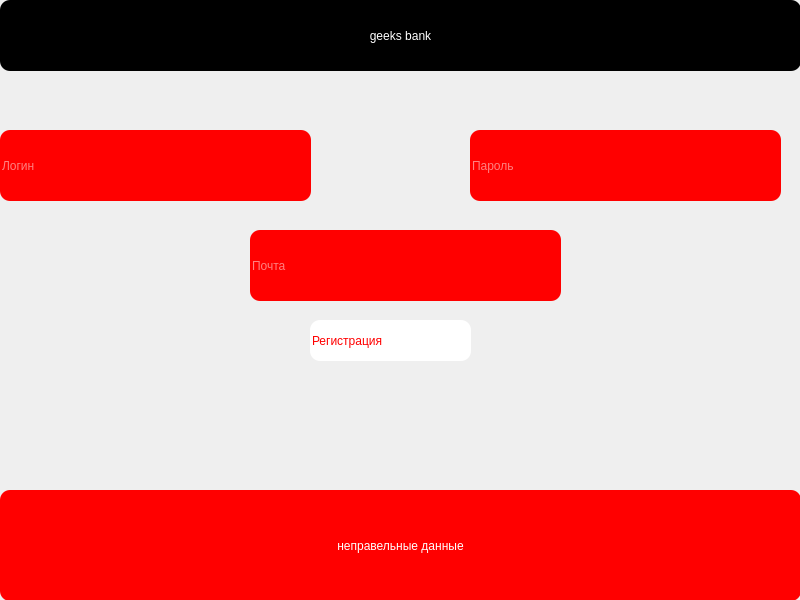
<?xml version="1.0" encoding="UTF-8"?>
<ui version="4.0">
 <class>Form</class>
 <widget class="QWidget" name="Form">
  <property name="geometry">
   <rect>
    <x>0</x>
    <y>0</y>
    <width>800</width>
    <height>600</height>
   </rect>
  </property>
  <property name="windowTitle">
   <string>Form</string>
  </property>
  <widget class="QLabel" name="label_2">
   <property name="geometry">
    <rect>
     <x>0</x>
     <y>0</y>
     <width>801</width>
     <height>71</height>
    </rect>
   </property>
   <property name="styleSheet">
    <string notr="true">color: white;
font: 28pt &quot;MS Shell Dlg 2&quot;;

background-color: black;
border-radius: 10px;

</string>
   </property>
   <property name="text">
    <string>geeks bank</string>
   </property>
   <property name="alignment">
    <set>Qt::AlignCenter</set>
   </property>
  </widget>
  <widget class="QLineEdit" name="login">
   <property name="geometry">
    <rect>
     <x>0</x>
     <y>130</y>
     <width>311</width>
     <height>71</height>
    </rect>
   </property>
   <property name="styleSheet">
    <string notr="true">color: white;
font: 16pt &quot;MS Shell Dlg 2&quot;;


background-color: red;
border-radius: 10px;
</string>
   </property>
   <property name="placeholderText">
    <string>Логин</string>
   </property>
  </widget>
  <widget class="QLineEdit" name="password">
   <property name="geometry">
    <rect>
     <x>470</x>
     <y>130</y>
     <width>311</width>
     <height>71</height>
    </rect>
   </property>
   <property name="styleSheet">
    <string notr="true">color: white;
font: 16pt &quot;MS Shell Dlg 2&quot;;


background-color: red;
border-radius: 10px;
</string>
   </property>
   <property name="placeholderText">
    <string>Пароль</string>
   </property>
  </widget>
  <widget class="QLineEdit" name="signin">
   <property name="geometry">
    <rect>
     <x>310</x>
     <y>320</y>
     <width>161</width>
     <height>41</height>
    </rect>
   </property>
   <property name="styleSheet">
    <string notr="true">color: red;
font: 16pt &quot;MS Shell Dlg 2&quot;;


background-color: white;
border-radius: 10px;
</string>
   </property>
   <property name="text">
    <string>Регистрация</string>
   </property>
  </widget>
  <widget class="QLabel" name="error">
   <property name="geometry">
    <rect>
     <x>0</x>
     <y>490</y>
     <width>801</width>
     <height>111</height>
    </rect>
   </property>
   <property name="styleSheet">
    <string notr="true">color: white;
font: 16pt &quot;MS Shell Dlg 2&quot;;


background-color: red;
border-radius: 10px;
</string>
   </property>
   <property name="text">
    <string>неправельные данные</string>
   </property>
   <property name="alignment">
    <set>Qt::AlignCenter</set>
   </property>
  </widget>
  <widget class="QLineEdit" name="mail">
   <property name="geometry">
    <rect>
     <x>250</x>
     <y>230</y>
     <width>311</width>
     <height>71</height>
    </rect>
   </property>
   <property name="styleSheet">
    <string notr="true">color: white;
font: 16pt &quot;MS Shell Dlg 2&quot;;


background-color: red;
border-radius: 10px;
</string>
   </property>
   <property name="placeholderText">
    <string>Почта</string>
   </property>
  </widget>
 </widget>
 <resources/>
 <connections/>
</ui>
